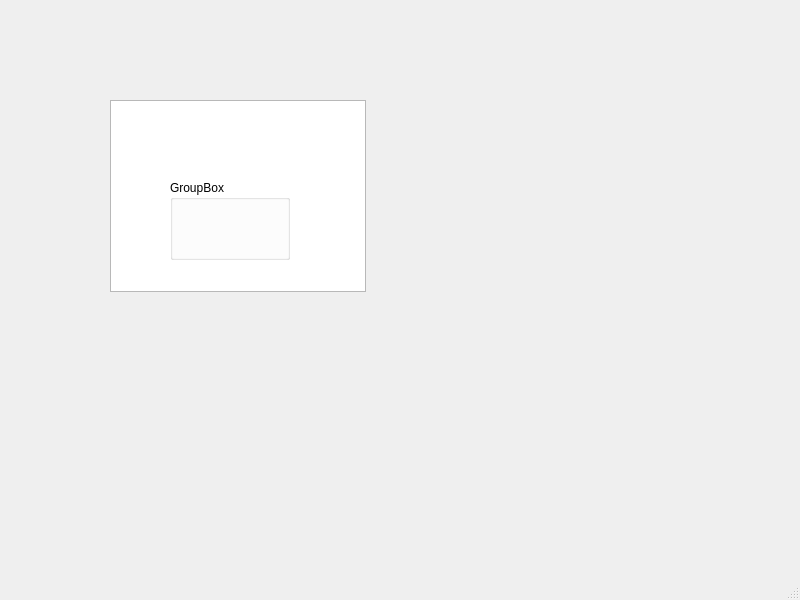
<?xml version="1.0" encoding="UTF-8"?>
<ui version="4.0">
 <class>MainWindow</class>
 <widget class="QMainWindow" name="MainWindow">
  <property name="geometry">
   <rect>
    <x>0</x>
    <y>0</y>
    <width>800</width>
    <height>600</height>
   </rect>
  </property>
  <property name="windowTitle">
   <string>MainWindow</string>
  </property>
  <widget class="QWidget" name="centralwidget">
   <widget class="QTableView" name="tableView">
    <property name="geometry">
     <rect>
      <x>110</x>
      <y>100</y>
      <width>256</width>
      <height>192</height>
     </rect>
    </property>
   </widget>
   <widget class="QGroupBox" name="GB">
    <property name="geometry">
     <rect>
      <x>170</x>
      <y>180</y>
      <width>120</width>
      <height>80</height>
     </rect>
    </property>
    <property name="title">
     <string>GroupBox</string>
    </property>
   </widget>
  </widget>
  <widget class="QMenuBar" name="menubar">
   <property name="geometry">
    <rect>
     <x>0</x>
     <y>0</y>
     <width>800</width>
     <height>17</height>
    </rect>
   </property>
  </widget>
  <widget class="QStatusBar" name="statusbar"/>
 </widget>
 <resources/>
 <connections/>
</ui>
